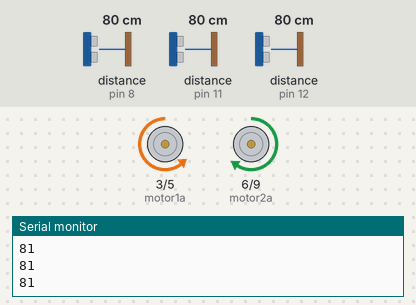
Simulated run of this sketch. Board: Arduino Uno, built with avr-gcc and run on an emulated ATmega328P. On the bench: motor-driver pin pairs drawn as motors (green arrow = first pin HIGH = forward, orange = second pin HIGH = backward, longer = more drive), the last lines printed to the serial monitor. The test bench sets the inputs (shaded band); at power-on: distance to the obstacle (sensors on pin 8, pin 11, pin 12) 80 cm. The echo pulse lasts 58.3 µs per cm.

Above: at 1.2 s.
1.3 s: distance to the obstacle (sensor on pin 8) set to 19 cm
2.8 s: distance to the obstacle (sensor on pin 8) set to 16 cm
At 3.3 s:
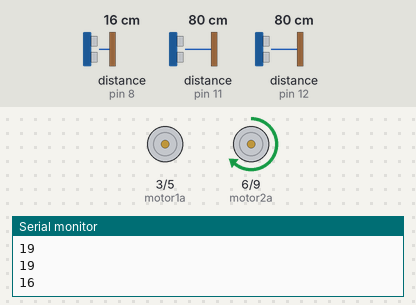
5.8 s: distance to the obstacle (sensor on pin 11) set to 84 cm
At 6.6 s:
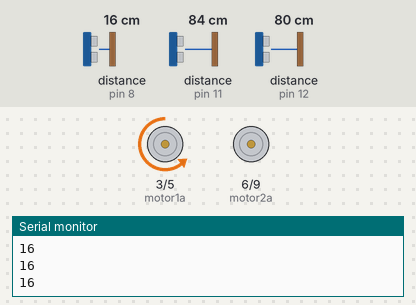
8.8 s: distance to the obstacle (sensor on pin 11) set to 2 cm
At 9.45 s:
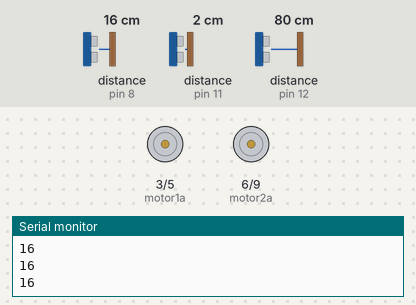
11.8 s: distance to the obstacle (sensor on pin 11) set to 120 cm
At 12.5 s:
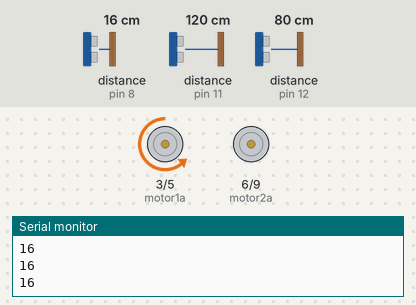
Timing chart, 0 to 15.8 s (numbered marks = the images above; inputs shaded):
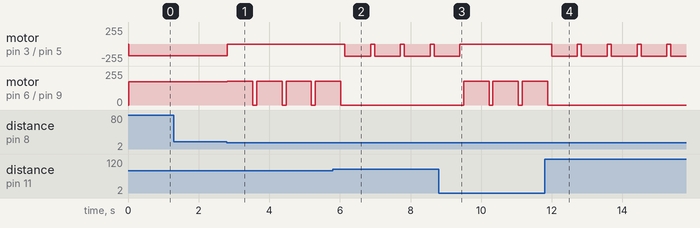

Measured:
- the behaviour switches between 18 and 17 cm on distance to the obstacle (sensor on pin 8) (found by bisection; images 0 and 1)
- the behaviour switches between 80 and 81 cm on distance to the obstacle (sensor on pin 11) (found by bisection; images 1 and 2)
- after the input at 2.8 s, motor on pin 3 (motor1a) / pin 5 (motor1b): backward 179/255 → stopped at once; motor on pin 6 (motor2a) / pin 9 (motor2b): alternates forward 180/255 for 0.72 s and stopped for 0.11 s, starting at once
- after the input at 5.8 s, motor on pin 3 (motor1a) / pin 5 (motor1b): alternates backward 180/255 for 0.73 s and stopped for 0.11 s, starting after 0.34 s; motor on pin 6 (motor2a) / pin 9 (motor2b): goes on until 6.0 s, then stays stopped
- after the input at 8.8 s, motor on pin 3 (motor1a) / pin 5 (motor1b): goes on until 9.4 s, then stays stopped; motor on pin 6 (motor2a) / pin 9 (motor2b): alternates forward 180/255 for 0.72 s and stopped for 0.11 s, starting after 0.71 s
- after the input at 11.8 s, motor on pin 3 (motor1a) / pin 5 (motor1b): alternates backward 180/255 for 0.73 s and stopped for 0.11 s, starting after 0.20 s; motor on pin 6 (motor2a) / pin 9 (motor2b): goes on until 11.9 s, then stays stopped

The sketch:

DDADBz_final.ino
```cpp
#include <NewPing.h>
#define SONAR_NUM  3
#define MAX_DISTANCE 200
const int motor1a=3;
const int motor1b=5;
const int motor2a=6;
const int motor2b=9;
int distance_left=0;
int distance_right=0;
int distance_forward=0;
int n =10;

NewPing sonar[SONAR_NUM] = {   // Sensor object array.
  NewPing(10, 11, MAX_DISTANCE), // Each sensor's trigger pin, echo pin, and max distance to ping.
  NewPing(13, 12, MAX_DISTANCE),
  NewPing(4, 8, MAX_DISTANCE)};

void setup() {
  Serial.begin(9600);
  pinMode(motor1a,OUTPUT);
  pinMode(motor1b,OUTPUT);
  pinMode(motor2a,OUTPUT);
  pinMode(motor2b,OUTPUT);


}

void loop() {
bool stopped=false;
distance_right= getDistanceRight();
distance_left= getDistanceLeft();
distance_forward=getDistanceFront();

//goStraight();
Serial.println(distance_forward);
//delay(150);


//---------------------------TESTING--------------------------

if (n==0){
  turnRight();
  n = 1;
}

if(n==1){
  goStraight();
  delay(1000);
  n = 2;
}

if(n==2){
  turnLeft();
  n =3;
}

if(n==4){
  goStraight();
}
//--------------------------------------------------------

//----------- CURRENT ALGORITH / MAZE 1: WORKS // MAZE 2: KINDA WORKS------------------------------


 if(17<distance_forward)
  {
    goStraight();
  }

   else
   {
    stopMotor();
    stopped=true;
   }
   if(stopped&&(distance_right<distance_left))
   {
    turnLeft();
   }
   else if(stopped&&(distance_left<distance_right))
   {
    turnRight();
   }


   else if (stopped&&((distance_left-distance_right)<10))
   {
    turnLeft();

   }

//-------------------------------------------------------------------------------------------------------------*/
   //NEW ALGORITHM

   /*
   Serial.print("Front:");
   Serial.println(distance_forward);

   Serial.print("Right:");
   Serial.println(distance_right);

   delay(250);

   if(distance_right < 20 && distance_forward> 17){
      goStraight();
   }


   if(distance_right > 20 || distance_forward < 17){
    stopMotor();
    stopped = true;
   }

   if(stopped){
      if(distance_right <= 12 && distance_forward < 17){
        turnLeft();
      }

      else if(distance_right > 15){
        turnRight();
      }
   }

   */

}
void turnRight()
{
  analogWrite(motor1b,180);
  analogWrite(motor1a,0);
  analogWrite(motor2a,0);
  analogWrite(motor2b,0);
  delay(730);
  stopMotor();
  delay(100);
}
void goStraight()
{
  //1 is left motor
  //2 is right motor;
  analogWrite(motor1b,179);
  analogWrite(motor1a,0);
  analogWrite(motor2a,173);
  analogWrite(motor2b,0);
}
void turnLeft()
{
  analogWrite(motor1b,0);
  analogWrite(motor1a,0);
  analogWrite(motor2a,180);
  analogWrite(motor2b,0);
  delay(720);
  stopMotor();
  delay(100);

}
void stopMotor()
{
   digitalWrite(motor1a,LOW);
   digitalWrite(motor1b,LOW);
   digitalWrite(motor2a,LOW);
   digitalWrite(motor2b,LOW);
}
int getDistanceFront()
{
  int distance;
  distance=sonar[2].ping_cm();
  return distance;
}

int getDistanceLeft()
{
  int distance;
  distance=sonar[1].ping_cm();
  return distance;
}

int getDistanceRight()
{
  int distance;
  distance=sonar[0].ping_cm();
  return distance;
}
```
